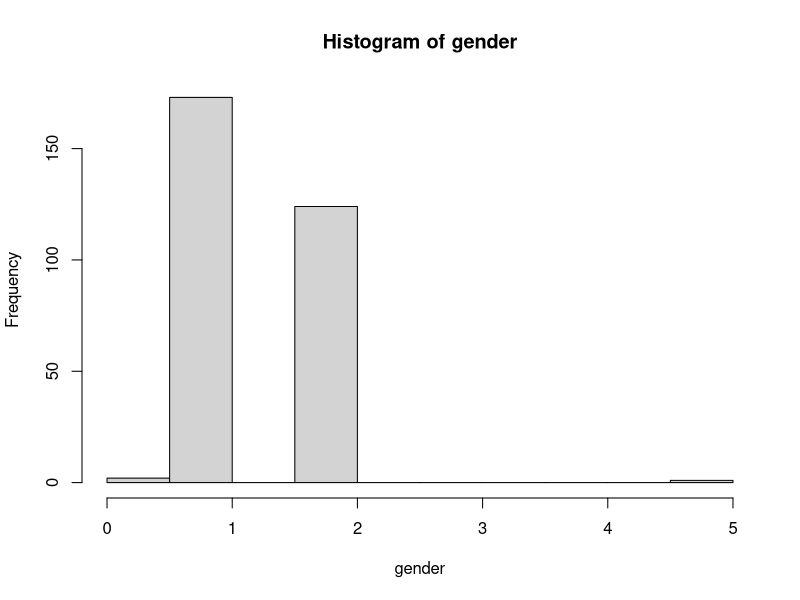
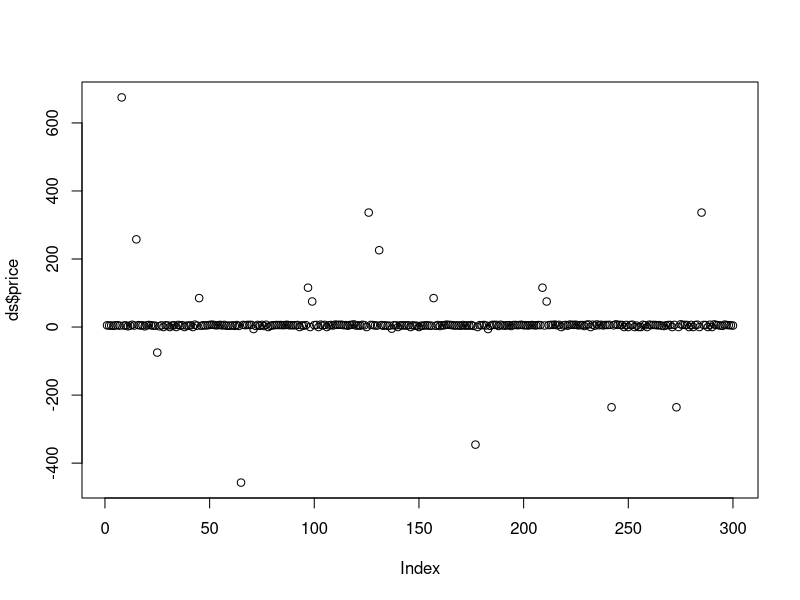
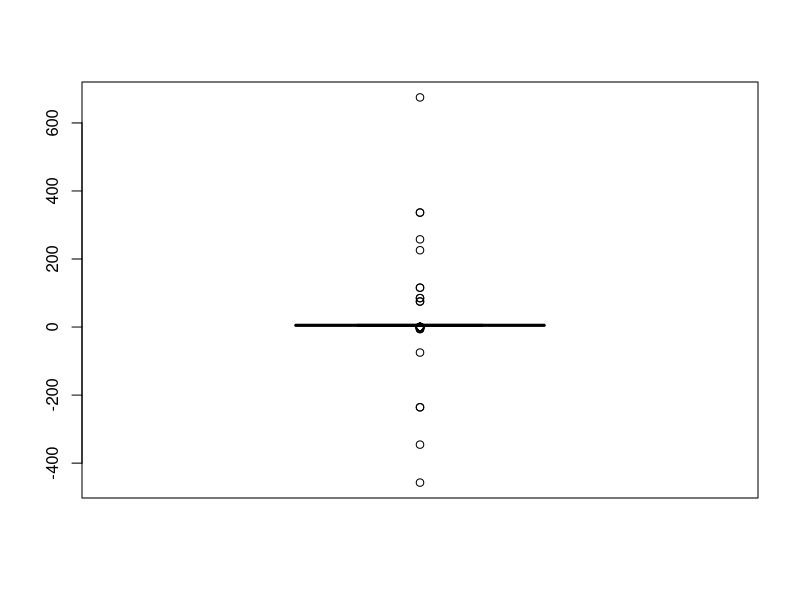
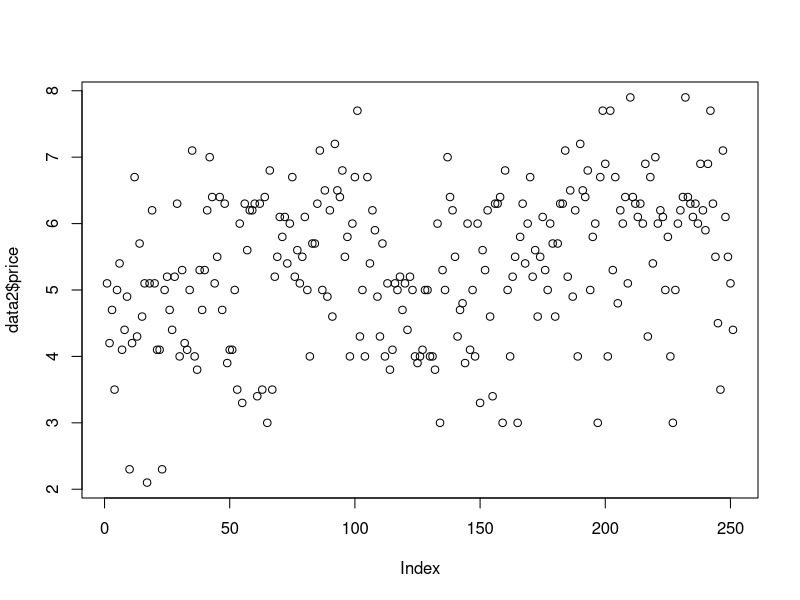
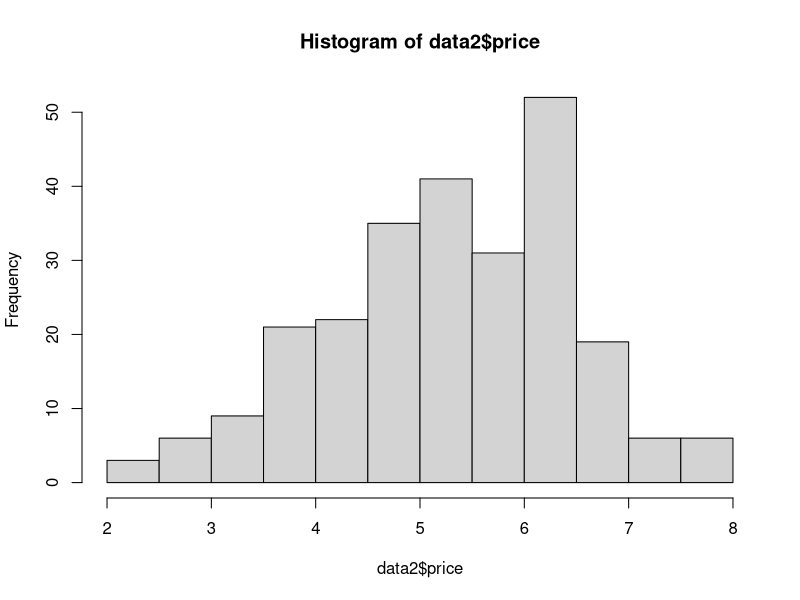

Here is the R script that generated these plots, in order:
#데이터 전처리(data preprocessing )가 필요한 이유는 무엇일까. 
#우수한 예측 분석 결과는 잘 정돈된 데이터에서 출발한다. 
#즉, 정교한 예측 분석 모델을 얻기 위해서는 수집된 데이터에 누락된 부분이나, 오차, 또는 데이터 처리에 있어서 가공할 부분은 없는지를 살펴보아야 한다.
#데이터 전처리 종류?
#데이터 전처리의 종류에는 데이터 클리닝(cleaning),  데이터 통합(integration) , 
#데이터 변환(transformation), 데이터 축소(reduction), 데이터 이산화(discretization) 등이 존재한다. 
#데이터의 결측치 및 이상치를 확인하거나 제거하고 불일치되는 부분을 일관성 있는 데이터의 형태로 
#전환 하기도 하는 이 전 과정을 데이터의 전처리라고 일컫는다.

ds <- read.csv("testdata/dataset.csv", header = T)
dim(ds) #300 7
head(ds, 2)
View(ds)
table(ds$gender)
attributes(ds)
names(ds)
str(ds)
ds$gender
ds['gender']
ds[c('gender','job')]
ds[c(2, 3, 5)]

#결측치(NA, Missing value, Not Available)
summary(ds$price)
sum(ds$price)
sum(ds$price, na.rm = T)

price2 <- na.omit(ds$price)
sum(price2)
length(price2)

# ds$price[is.na(ds$price)] <- mean(ds$price) # NA를 평균으로 대체
ds$price[is.na(ds$price)] <- 0 # NA를 0으로 대체
summary(ds$price)

# 극단치(outlier) : 비정상으로 분포를 벗어난 값
gender <- ds$gender
gender
table(gender)
hist(gender)

# gender 변수(열, 칼럼, 차원) 정제
data <- subset(ds, ds$gender == 1 | ds$gender == 2) # 성별이 1,2인 경우만 반환
length(data$gender)
dim(data)
table(data$gender)

str(data)

#price 변수
ds$price
length(ds$price)
plot(ds$price)
boxplot(ds$price)
summary(ds$price) # -457 ~ 675 극단치를 얼마로 할까에 대한 판단 필요

data2 <- subset(ds, ds$price >= 2 & ds$price <= 8)
length(data2$price)
plot(data2$price)
hist(data2$price)

# 데이터 가공은 많은 작업이 있다